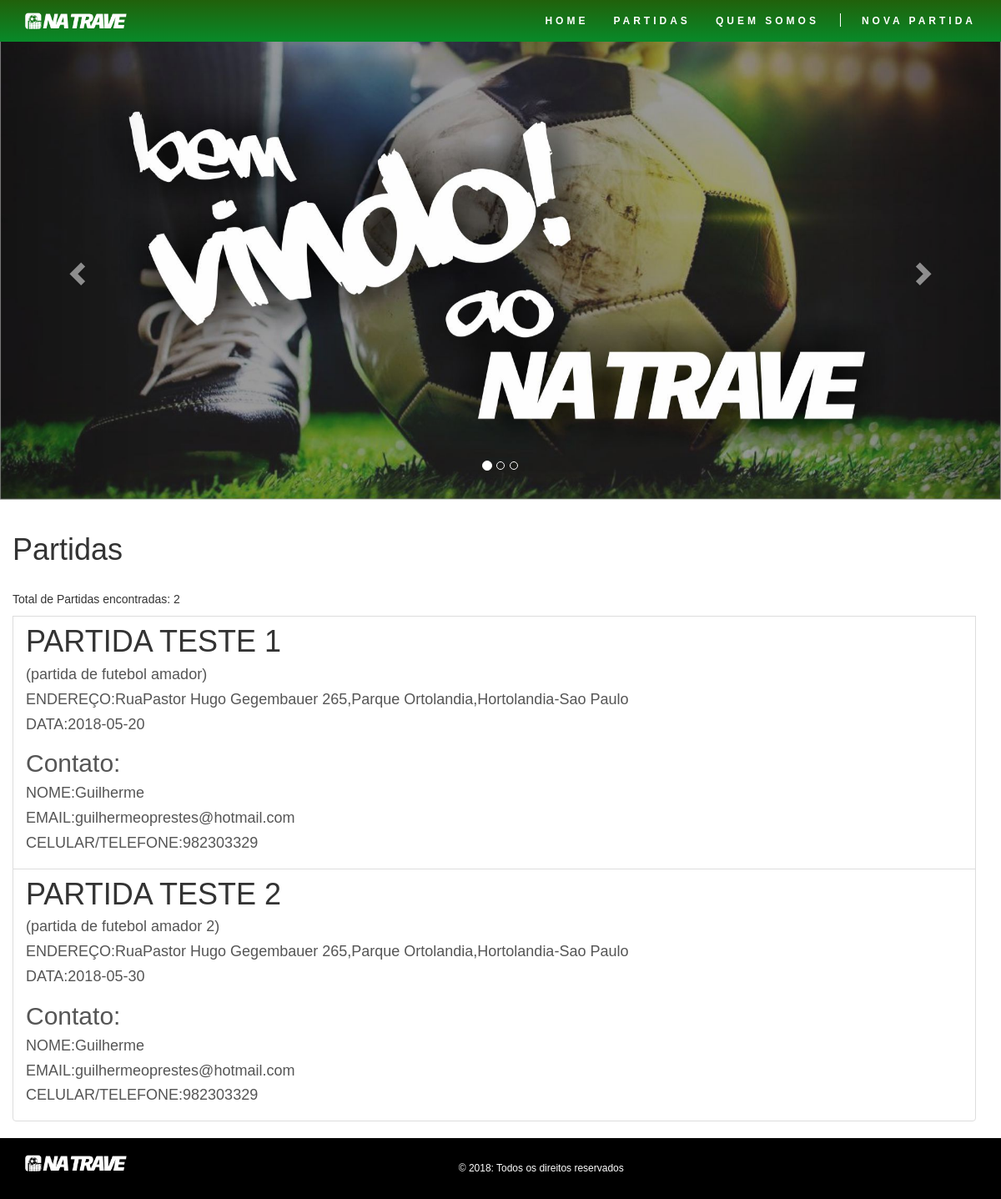
The page / on the database its author committed.
### tables this page shows
CREATE TABLE `partidatb` (
  `id_partida` int(100) NOT NULL,
  `nome_partida` varchar(50) NOT NULL,
  `descricao_partida` varchar(200) NOT NULL,
  `data` date NOT NULL,
  `rua` varchar(50) NOT NULL,
  `bairro` varchar(50) NOT NULL,
  `cidade` varchar(50) NOT NULL,
  `estado` varchar(50) NOT NULL,
  `nome` varchar(50) NOT NULL,
  `email` varchar(50) NOT NULL,
  `telefone` varchar(12) NOT NULL
);

### index.php (the view, shortened to what this page needs)
<!DOCTYPE html>
<html lang="pt-br">
  <head>
    <link href="bootstrap/css/bootstrap.min.css" rel="stylesheet">
    <link href="estilo.css" rel="stylesheet">
  </head>
  <body>
<nav class="navbar navbar-default navbar-fixed-top">
  <div class="container">
    <div class="navbar-header">
      <a class="navbar-brand" href="index.php">
         <span class="img-logo">Na Trave</span>
      </a>
    </div>
    <div class="collapse navbar-collapse" id="myNavbar">
      <ul class="nav navbar-nav navbar-right">
            <li><a href="index.php">HOME</a></li>
            <li><a href="#partida">PARTIDAS</a></li>
            <li><a href="QuemSomos.php">QUEM SOMOS</a></li>
            <li><a href="NovaPartida.php">NOVA PARTIDA</a></li>
      </ul>
    </div>
  </div>
</nav>
<div  id="myCarousel" class="carousel slide MeuCarousel" data-ride="carousel">
  <ol class="carousel-indicators">
    <li data-target="#myCarousel" data-slide-to="0" class="active"></li>
    <li data-target="#myCarousel" data-slide-to="1"></li>
    <li data-target="#myCarousel" data-slide-to="2"></li>
  </ol>
  <div class="carousel-inner">
    <div class="item active">
      <img src="img/img1.jpg" >
    </div>
  </div>
  <a class="left carousel-control" href="#myCarousel" data-slide="prev">
    <span class="glyphicon glyphicon-chevron-left"></span>
  </a>
  <a class="right carousel-control" href="#myCarousel" data-slide="next">
    <span class="glyphicon glyphicon-chevron-right"></span>
  </a>
</div>
<div id="partida" class="container list-group">
  <br>
  <h1>Partidas</h1>
  <br>
   <?php
    include ('conexao.php');
  $sql = "SELECT * FROM partidatb ORDER BY data ";
  $res = mysqli_query($mysqli, $sql);
  $total = mysqli_num_rows($res);
  echo "<p>Total de Partidas encontradas: " . $total . "</p>";
  if ($res) {
    while ($reg = mysqli_fetch_array($res)){
      echo "<a href='#' class='list-group-item'>";
      echo "<h1 class='list-group-item-heading'>".$reg['nome_partida'].'</h1>'.'<h4>('.$reg['descricao_partida'].')</h4>';
      echo "<h4> ENDEREÇO:Rua".$reg['rua'].','.$reg['bairro'].','.$reg['cidade'].'-'.$reg['estado']."</h4>";
      echo "<h4>".'DATA:'.$reg['data']."</h4>";
      echo "<h2>Contato:</h2>";
      echo "<h4>".'NOME:'.$reg['nome']."</h4>";
      echo "<h4>".'EMAIL:'.$reg['email']."</h4>";
      echo "<h4>".'CELULAR/TELEFONE:'.$reg['telefone']."</h4>";
      echo "</a>";
    }
  } else {
    echo 'erro no banco de dados';
  }
  ?>
</div>
<footer id="rodape">
      <div class="container">
        <div class="row">
          <div class="col-md-1">
            <span class="img-logo">Na trave</span>
          </div>
            <div class="col-md-11">
                 <h4>© 2018: Todos os direitos reservados</h4>
            </div>
        </div>
      </div>
    </footer>
  </body>
</html>

### estilo.css (style rules this page uses)
body { padding-top: 45px; font-family: "Product sans", Verdana, sans-serif; }
.img-logo { height: 100%; width: 200px; display: block; background: url('img/logo.png') no-repeat; background-size: contain; color: transparent; }
.navbar { margin-bottom: 0; background: linear-gradient(#21610B,#088A29); z-index: 9999; border: 0; font-size: 12px !important; font-weight: bold; line-height: 1.42857143 !important; letter-spacing: 4px; border-radius: 0; }
.navbar li a, .navbar .navbar-brand { color: #fff !important; }
footer { background: #000; padding: 20px 0px 20px 0px; position: relative; display: block; }
#rodape h4 { color: white; font-size: 12px; text-align: center; }

### rows shown on the page
partidatb: nome_partida "PARTIDA TESTE 1", descricao_partida "partida de futebol amador", rua "Pastor Hugo Gegembauer 265", bairro "Parque Ortolandia", cidade "Hortolandia", estado "Sao Paulo", data "2018-05-20", nome "Guilherme", email "guilhermeoprestes@hotmail.com", telefone "982303329"
partidatb: nome_partida "PARTIDA TESTE 2", descricao_partida "partida de futebol amador 2", rua "Pastor Hugo Gegembauer 265", bairro "Parque Ortolandia", cidade "Hortolandia", estado "Sao Paulo", data "2018-05-30", nome "Guilherme", email "guilhermeoprestes@hotmail.com", telefone "982303329"

### other values the page prints
$total "2"
